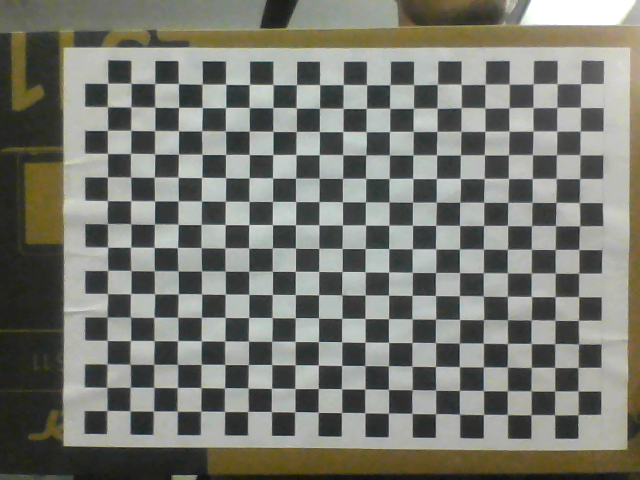
#> input picture Su19_Image_Processing/image/a.png, 640 x 480 px
$ python untitled.py   (older library calls are emulated)
#> lines starting #> are read from the running program, lines starting #| are printed output that depends on the picture; long printed decimals are rounded
### Su19_Image_Processing/utils.py
import numpy as np
from matplotlib import pyplot as plt
import cv2
from glob import glob

import math
from scipy import linalg
from numpy.linalg import inv
from numpy import linalg as LA

#############################################
##### -----------Utils_gamma-----------------

## (im1,im2,flow).shape=(416x416)
## num_corr= number of points taken to calculate depth
# [491 lines left out: functions return_corr_from_flow, find_correspondance, return_depth, find_corner_pts, essential_matrix, returnT_fromE and 16 more, not called in this run]

### homo_im.shape = (2,numCorners,3) and E = 3x3
def error_essential_matrix(homo_im,E):
    err = np.matmul(np.matmul(homo_im[1],E),homo_im[0].T)
    return np.sum(err)/np.shape(err)[0]

#############################################
##########----------utils--------------------
#############################################


# output = 3x3 projection_matrix, input image shape=(num_points,2); obj shape=(num_points,3)
# [29 lines left out: functions projection_matrix_direct, projection_matrix3, not called in this run]

# output = 3x4 projection_matrix, input image shape=(num_points,2); obj shape=(num_points,3)
def projection_matrix4(img_p, obj_p):

    C = []

    for i in range(obj_p.shape[0]):
        C.append(np.array([obj_p[i,0], obj_p[i,1], obj_p[i,2],1,0,0,0,0,(-1)*obj_p[i,0]*img_p[i,0],
                           (-1)*obj_p[i,1]*img_p[i,0],(-1)*obj_p[i,2]*img_p[i,0], (-1)*img_p[i,0]]))

        C.append(np.array([0,0,0,0, obj_p[i,0], obj_p[i,1], obj_p[i,2],1,(-1)*obj_p[i,0]*img_p[i,1],
                           (-1)*obj_p[i,1]*img_p[i,1], (-1)*obj_p[i,2]*img_p[i,1],(-1)*img_p[i,1]]))

    c = np.array(C)
    ctc = np.matmul(c.T,c)
    u, s, vh = np.linalg.svd(ctc, full_matrices=True)
    L = vh[-2]
    H = L.reshape(3, 4)

#     H = H/H[-1,-1]

    return H

# [47 lines left out: functions return_pcv, returnP_fromK, RQ_decomposition, not called in this run]

#returns (num_corners,2)
def return_imagepoints(image_path,grid):
    grid_x,grid_y=grid
    img = cv2.imread(image_path)
    gray = cv2.cvtColor(img,cv2.COLOR_BGR2GRAY)

    # Find the chess board corners
    ret, corners = cv2.findChessboardCorners(gray, (grid_x,grid_y),None)
    if(ret==False):
        print("image/corner doesnt exist")
    else:
        # termination criteria
        criteria = (cv2.TERM_CRITERIA_EPS + cv2.TERM_CRITERIA_MAX_ITER, 30, 0.001)
        cv2.cornerSubPix(gray,corners,(11,11),(-1,-1),criteria)
        imgpt = np.ones((grid_x*grid_y,2))
        imgpt[:,0] = corners[:,0,0]
        imgpt[:,1] = corners[:,0,1]

        return imgpt, corners

    #returns (num_corners,2)
# [31 lines left out: functions return_imgGraypoints, img_projection, not called in this run]


#returns (num_obj,3)
def return_objpoints(grid):
    grid_x,grid_y=grid
    objp = np.zeros((grid_x*grid_y,3), np.float32)
    objp[:,:2] = np.mgrid[0:grid_x,0:grid_y].T.reshape(-1,2)

    return objp


def homo_img(img_p):
    img_homo = np.ones((3,315))
    img_homo[0,:] = img_p[:,0]
    img_homo[1,:] = img_p[:,1]

    return img_homo

# [14 lines left out: functions homo_obj3, homo_obj4, not called in this run]

"""
img_p=return_imagepoints()
obj_p=return_objpoints()
P=projection_matrix3(img_p,obj_p)

print(P)
"""
#############################################
#############################################
#############################################
#############################################
#############################################
#############################################
#############################################
#############################################
#############################################
#############################################
#############################################
#############################################
#############################################
#############################################

### Su19_Image_Processing/utils_beta.py
import numpy as np
from matplotlib import pyplot as plt
import cv2
import glob

import math
from scipy import linalg
from numpy.linalg import inv
# from sklearn import linear_model, datasets
from numpy import linalg as LA
from utils import *


# [20 lines left out: function return_pcv, not called in this run]

def return_fundamentalM(P1, P2):
	A1 = P1[:,:3]
	a1 = P1[:,3]

	A2 = P2[:,:3]
	a2 = P2[:,3]

	b = np.matmul(inv(A2),a2) - np.matmul(inv(A1),a1)
	Sb = [0,(-1)*b[2],b[1],b[2],0,(-1)*b[0],(-1)*b[1],b[0],0]
	Sb = np.array(Sb)
	Sb = Sb.reshape((3,3))

	F = np.matmul(np.matmul(inv(A1).T , Sb) ,inv(A2))

	return F

#
def errorFundamental(F,img_pt1, img_pt2):
	x1 = homo_img(img_pt1)
	x2 = homo_img(img_pt2)

	w = np.matmul(np.kron(x2,x1).T, F.reshape((9,1)))
	print(w.shape)
	w1 = np.sum(w)

	return w1

#im shape = (2(num_of_images),Number_Of_Corners,2(x,y))
# [171 lines left out: functions essential_matrix_pt, essential_matrix_ignoredTh2, essential_matrix_kinv_ignored, essential_matrix_cal, returnT_fromE, returnUV_fromE and 3 more, not called in this run]

### Su19_Image_Processing/untitled.py
import numpy as np
from matplotlib import pyplot as plt
import cv2
import glob

import math
from scipy import linalg
from numpy.linalg import inv
from numpy import linalg as LA
from sklearn import linear_model, datasets
from utils import *
from utils_beta import *

grid_x=21
grid_y=15
grid=(21,15)

image_path1 = './image/a.png'
image_path2 = './image/a2.png'

img1 = cv2.imread('./image/a.png')
#> img1 is the input picture: shape (480, 640, 3); mean B, G, R 113.6, 121.4, 120.1
gray1 = cv2.cvtColor(img1, cv2.COLOR_BGR2GRAY)
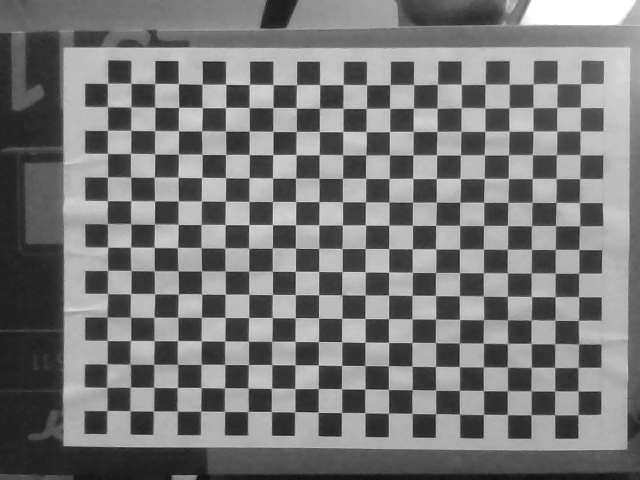
#> gray1: shape (480, 640); min 15, max 255, mean 120.2

img2 = cv2.imread('./image/a2.png')
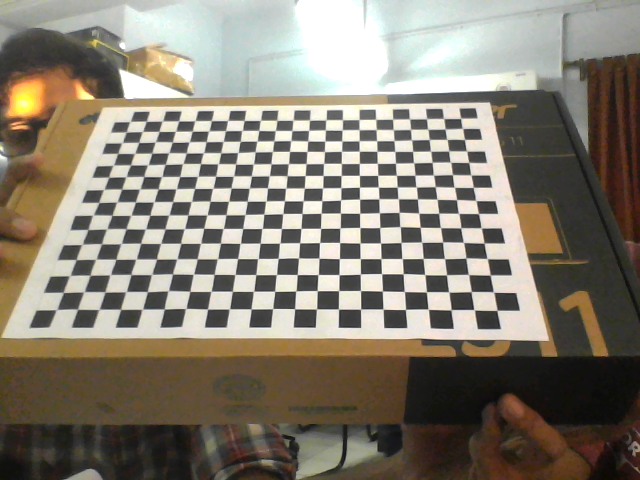
#> input picture Su19_Image_Processing/image/a2.png, 640 x 480 px
#> img2 is the input picture: shape (480, 640, 3); mean B, G, R 114.5, 127.2, 134
gray2 = cv2.cvtColor(img2, cv2.COLOR_BGR2GRAY)
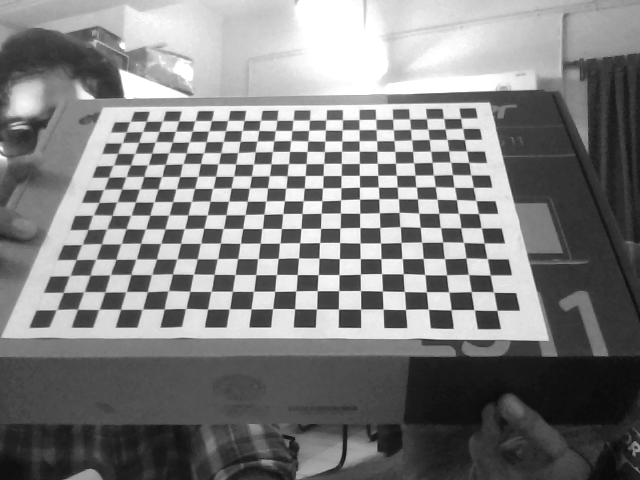
#> gray2: shape (480, 640); min 8, max 255, mean 127.8


obj_pt3x4_1 = return_objpoints(grid)
img_pt1, corners1 = return_imagepoints(image_path1,grid)
#> in return_imagepoints, `ret, corners = cv2.findChessboardCorners(gray, (grid_x,grid_y),None)`: ret = True; corners = 315 rows, first 8: [107.4, 83.4], [131.1, 83.36], [154.8, 83.62], [178.5, 83.63], [201.9, 84.14], [225.8, 84.28], [249.3, 84.49], [273, 84.57]
#> img_pt1 = 315 pairs, first value 106.7 to 580.5, second value 83.28 to 414.8; corners1 = 315 rows, first 8: [107.6, 83.28], [130.8, 83.36], [154.6, 83.53], [178.4, 83.6], [202.2, 84.17], [225.6, 84.19], [249.4, 84.39], [273.1, 84.56]

obj_pt3x4_2 = return_objpoints(grid)
img_pt2, corners2 = return_imagepoints(image_path2,grid)
#> in return_imagepoints (call 2), `ret, corners = cv2.findChessboardCorners(gray, (grid_x,grid_y),None)`: corners = 315 rows, first 8: [496.8, 310.5], [474.5, 310.1], [450.7, 309.8], [427.8, 308.9], [405.4, 309.5], [382.9, 308.9], [360.7, 309], [338.6, 309.1]
#> img_pt2 = 315 pairs, first value 56.51 to 496.9, second value 123.2 to 310.3; corners2 = 315 rows, first 8: [496.9, 310.3], [474.2, 309.7], [451.1, 309.7], [428.3, 309.2], [405.5, 309.4], [383.1, 309.1], [360.6, 309.1], [338.5, 309]

P1 = projection_matrix4(img_pt1,obj_pt3x4_1)
#> after the loop in projection_matrix4, `for i in range(obj_p.shape[0]):`: C = 630 items
#> in projection_matrix4, `u, s, vh = np.linalg.svd(ctc, full_matrices=True)`: s = [1.69e+10, 1.61e+09, 6018437.4, 54591, 9931.6, 1129, 103.2, 45.44, 0.00463, 5.38e-12, 4.24e-16, 0]
#> in projection_matrix4, `L = vh[-2]`: L = [-6.12e-13, 1.43e-15, 0.000157, -2.85e-12, 3.34e-16, -6.15e-13, 1, -2.2e-12, 1.44e-17, -4.34e-18, 0, -2.63e-14]
#> in projection_matrix4, `H = L.reshape(3, 4)`: H = [[-6.12e-13, 1.43e-15, 0.000157, -2.85e-12], [3.34e-16, -6.15e-13, 1, -2.2e-12], [1.44e-17, -4.34e-18, 0, -2.63e-14]]
#> P1 has the same summary as H in projection_matrix4
P2 = projection_matrix4(img_pt2,obj_pt3x4_2)
#> P2 = [[6.13e-13, -2.38e-13, -0.00128, -1.39e-11], [-1.07e-14, 2.95e-13, 1, -8.61e-12], [-3.59e-17, -6.75e-16, 0, -2.79e-14]]

# P1 = return_pcv(image_path1,corners1,obj_pt3x4_1)
# P2 = return_pcv(image_path2,corners2,obj_pt3x4_2)

F = return_fundamentalM(P1, P2)
#> in return_fundamentalM, `A1 = P1[:,:3]`: A1 = [[-6.12e-13, 1.43e-15, 0.000157], [3.34e-16, -6.15e-13, 1], [1.44e-17, -4.34e-18, 0]]
#> in return_fundamentalM, `a1 = P1[:,3]`: a1 = [-2.85e-12, -2.2e-12, -2.63e-14]
#> in return_fundamentalM, `A2 = P2[:,:3]`: A2 = [[6.13e-13, -2.38e-13, -0.00128], [-1.07e-14, 2.95e-13, 1], [-3.59e-17, -6.75e-16, 0]]
#> in return_fundamentalM, `a2 = P2[:,3]`: a2 = [-1.39e-11, -8.61e-12, -2.79e-14]
#> in return_fundamentalM, `b = np.matmul(inv(A2),a2) - np.matmul(inv(A1),a1)`: b = [-26.4, -6084, -3.78e-09]
#> in return_fundamentalM, `Sb = [0,(-1)*b[2],b[1],b[2],0,(-1)*b[0],(-1)*b[1],b[0],0]`: Sb = [0, 3.78e-09, -6084, -3.78e-09, 0, 26.4, 6084, -26.4, 0]
#> in return_fundamentalM, `Sb = Sb.reshape((3,3))`: Sb = [[0, 3.78e-09, -6084], [-3.78e-09, 0, 26.4], [6084, -26.4, 0]]
#> in return_fundamentalM, `F = np.matmul(np.matmul(inv(A1).T , Sb) ,inv(A2))`: F = [[1.33e+15, 9.89e+15, 1.3e+19], [9.73e+15, 1.09e+13, -3.39e+18], [1.63e+19, -2.58e+18, -9.2e+21]]
F = F/F[-1,-1]
#> F = [[-1.45e-07, -1.07e-06, -0.00141], [-1.06e-06, -1.19e-09, 0.000369], [-0.00177, 0.00028, 1]]

print(F)
#| [[-1.44764274e-07 -1.07494917e-06 -1.40858871e-03]
#|  [-1.05747392e-06 -1.18559062e-09  3.68920062e-04]
#|  [-1.76803812e-03  2.80277631e-04  1.00000000e+00]]

w = errorFundamental(F,img_pt1,img_pt2)
#| (99225, 1)
#> in errorFundamental, `w1 = np.sum(w)`: w1 = -2600.4
#> w = -2600.4
print(w)
#| -2600.424
